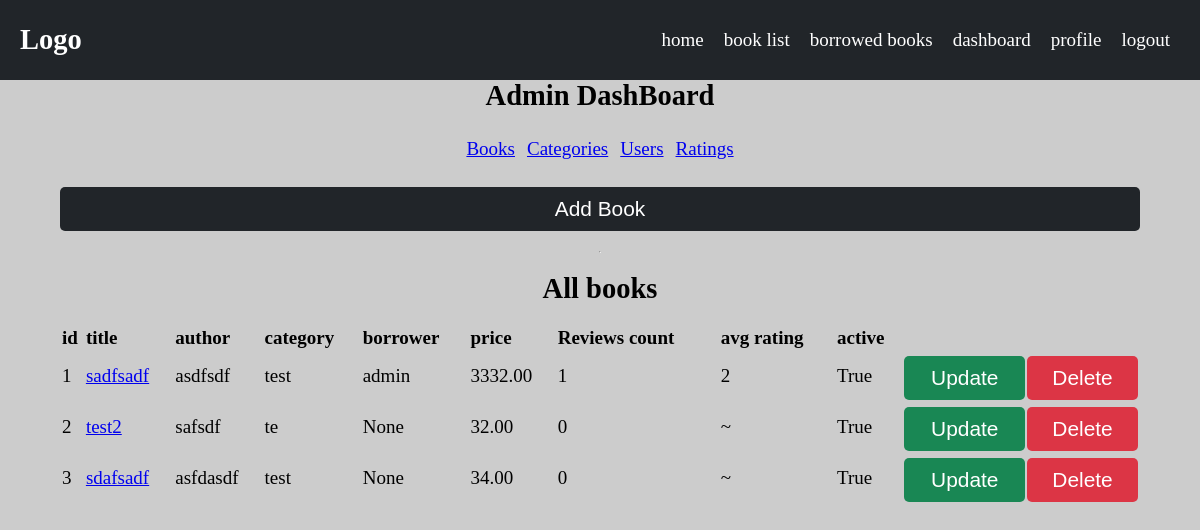
/dashboard/books (signed in), run on an earlier commit of the app's database.
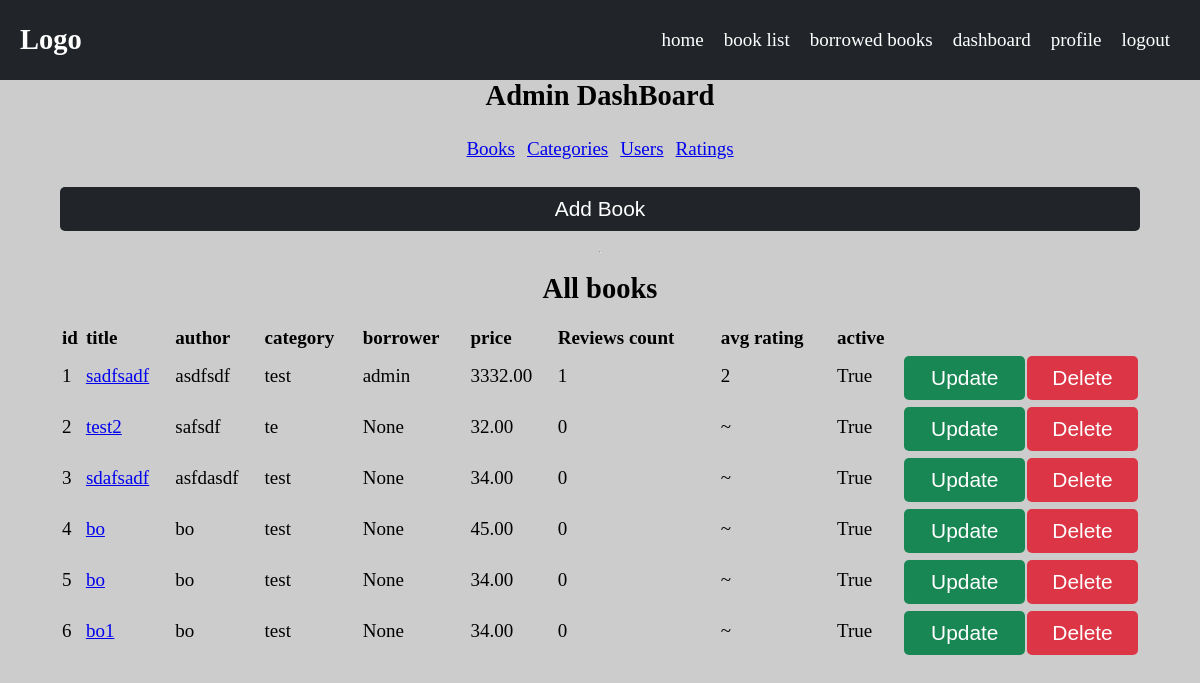
And on a later commit of the database.
### books/models.py (models this page shows, shortened)
class Book(BasicModel):
    uploaded_by = models.ForeignKey(User, on_delete=models.CASCADE, related_name='books')
    category = models.ForeignKey(Category, on_delete=models.CASCADE, related_name='books')
    viewers = models.ManyToManyField(User, through=Viewers, related_name='viewed_books')
    title = models.CharField(max_length=100)
    author = models.CharField(max_length=100)
    price = models.DecimalField(max_digits=10, decimal_places=2)
    description = models.TextField()
    borrower = models.ForeignKey(User, on_delete=models.SET_NULL, related_name='borrowed_books', null=True, blank=True)
    objects = BookManager()
    @property
    def rating(self):
        return self.ratings.aggregate(avg_rating=Avg('rating'))['avg_rating'] or '~'
    def get_absolute_url(self):
        return reverse('book_details', args=[self.slug])
    @property
    def get_update_url(self):
        return reverse('update_book', args=[self.slug])
    def get_delete_url(self):
        return reverse('delete_book', args=[self.slug])
    class Meta:
        verbose_name = 'Book'
        verbose_name_plural = 'Books'

### categories/models.py (models this page shows, shortened)
class Category(BasicModel):
    title = models.CharField(max_length=100)
    user = models.ForeignKey(User, on_delete=models.SET_NULL, related_name='categories',null=True, blank=True)
    class Meta:
        verbose_name = 'Category'
        verbose_name_plural = 'Categories'
    def __str__(self):
        return self.title

### dashboard/views.py (the view)
# urls.py: path('books', views.AdminBookListView.as_view(), name='dashboard_book_list'),
class AdminBookListView(AdminDashboardListViewPermissionMixin, ListView):
    model = Book
    template_name = 'dashboard/book_list.html'
    def get_queryset(self):
        return Book.objects.all().order_by('id')

### books/models.py (called while the page is built)
    def get_queryset(self):
        return queryset(self.model, using=self._db)

### dashboard/views.py (called while the page is built)
    def test_func(self):
        cond = self.request.user.is_staff
        return cond

### ratings/models.py (called while the page is built)
    def get_queryset(self):
        return RatingQuerySet(self.model, using=self._db)

### templates/dashboard/book_list.html (shortened to what this page needs)
{% extends "base.html" %}
{% load custom_filters %}
{% load static %}
{% block content %}
<h2 class="text-center">Admin DashBoard</h2>
<div class="container">
    {% include 'dashboard/pages.html' %}
    <div class="w-100">
        <button class="btn-6 btn-dark" onclick="urlRedirect('{% url 'add_book' %}')">Add Book</button>
    </div>
    <hr/>
<h2 class="text-center">All books</h2>
    <div class="w-100">
        <table class="w-100">
            <tr style="font-weight: bold">
                <td>id</td>
                <td>title</td>
                <td>author</td>
                <td>category</td>
                <td>borrower</td>
                <td>price</td>
                <td>Reviews count</td>
                <td>avg rating</td>
                <td>active</td>
                <td></td>
                <td></td>
            </tr>
            {% for book in object_list %}
            <tr>
                <td>{{book.id}}</td>
                <td><a href="{{book.get_absolute_url}}">{{book.title}}</a></td>
                <td>{{book.author}}</td>
                <td>{{book.category}}</td>
                <td>{{book.borrower}}</td>
                <td>{{book.price}}</td>
                <td>{{book.ratings.count}}</td>
                <td>{{book.rating}}</td>
                <td>{{book.active}}</td>
                <td><button class="btn-6 btn-success" onclick="urlRedirect(`{{ book.get_update_url }}`)">Update</button></td>
                <td><button class="btn-6 btn-danger" onclick="urlRedirect(`{{ book.get_delete_url }}`)"> Delete</button></td>
            </tr>
            {% endfor %}
        </table>
    </div>
</div>
{% endblock %}

### templates/base.html (shortened to what this page needs)
{% load static %}
<!DOCTYPE html>
<html lang="en">
<head>
    <link rel="stylesheet" href="{% static 'assets/css/utilities.css' %}">
</head>
<body>
    <nav id="nav">
        <div class="first">
            <div id="logo"><a href="{% url 'home' %}">Logo</a></div>
        </div>
        <ul>
            <li><a href="{% url 'home' %}">home</a></li>
            <li><a href="{% url 'book_list' %}">book list</a></li>
            {% if user.is_authenticated %}
            <li><a href="{% url 'borrowed_books' %}">borrowed books</a></li>
            {% endif %}
            {% if user.is_anonymous %}
                <li><a href="{% url 'signup' %}">sign up</a></li>
                <li><a href="{% url 'login' %}">login</a></li>
            {% else %}
                {% if user.is_superuser %}
                    <li><a href="{% url 'dashboard_book_list' %}">dashboard</a></li>
                {% endif %}
                <li><a href="{% url 'profile' %}">profile</a></li>
                <li><a href="{% url 'logout' %}">logout</a></li>
            {% endif %}
        </ul>
    </nav>
    {% block content %}
    {% endblock %}
</body>
</html>

### templates/dashboard/pages.html
<table>
    <tr class="text-right">
        <td style="padding: 0 5px"><a href="{% url 'dashboard_book_list' %}">Books</a></td>
        <td style="padding: 0 5px"><a href="{% url 'dashboard_category_list' %}">Categories</a></td>
        <td style="padding: 0 5px"><a href="{% url 'dashboard_user_list' %}">Users</a></td>
        <td style="padding: 0 5px"><a href="{% url 'dashboard_rating_list' %}">Ratings</a></td>
    </tr>
</table>

### static/assets/css/utilities.css (style rules this page uses)
:root { font-size: 19px; }
* { box-sizing: border-box; margin: 0; padding: 0; }
body { padding-top: 80px; background-color: #ccc; min-height: 100dvh; }
nav { position: fixed; top: 0; width: 100%; height: 80px; background-color: #212529; color: white; display: flex; justify-content: space-between; align-items: center; padding: 0 20px; overflow: hidden; transition: min-height 0.2s linear; z-index: 2; }
nav > .first { display: flex; justify-content: space-between; flex-direction: row; align-items: center; }
nav > .first #logo > a { font-size: 1.5rem; text-decoration: none; color: white; font-weight: bold; }
nav > ul { display: flex; list-style: none; }
nav > ul > li { margin: 0 10px; }
nav > ul > li > a { text-decoration: none; color: white; font-size: 1rem; transition: color 0.2s linear; }
.container { width: 90%; display: flex; justify-content: center; align-items: center; flex-direction: column; gap: 20px; margin: 2% auto; }
.w-100 { width: 100% !important; }
.btn-6 { width: calc(16.6666666667% * 6); padding: 10px; border: none; border-radius: 5px; margin-top: 5px; outline: none; cursor: pointer; font-size: 1.1rem; }
.btn-dark { background-color: #212529; color: white; }
.btn-success { background-color: #198754; color: white; }
.btn-danger { background-color: #dc3545; color: white; }
.text-center { text-align: center; }
.text-right { text-align: right; }

What changed in the data, as far as the page shows it:
added Book: id "4", title "bo", author "bo", category "test", borrower "None", price "45.00", ratings.count "0", rating "~", active "True"
added Book: id "5", title "bo", author "bo", category "test", borrower "None", price "34.00", ratings.count "0", rating "~", active "True"
added Book: id "6", title "bo1", author "bo", category "test", borrower "None", price "34.00", ratings.count "0", rating "~", active "True"
